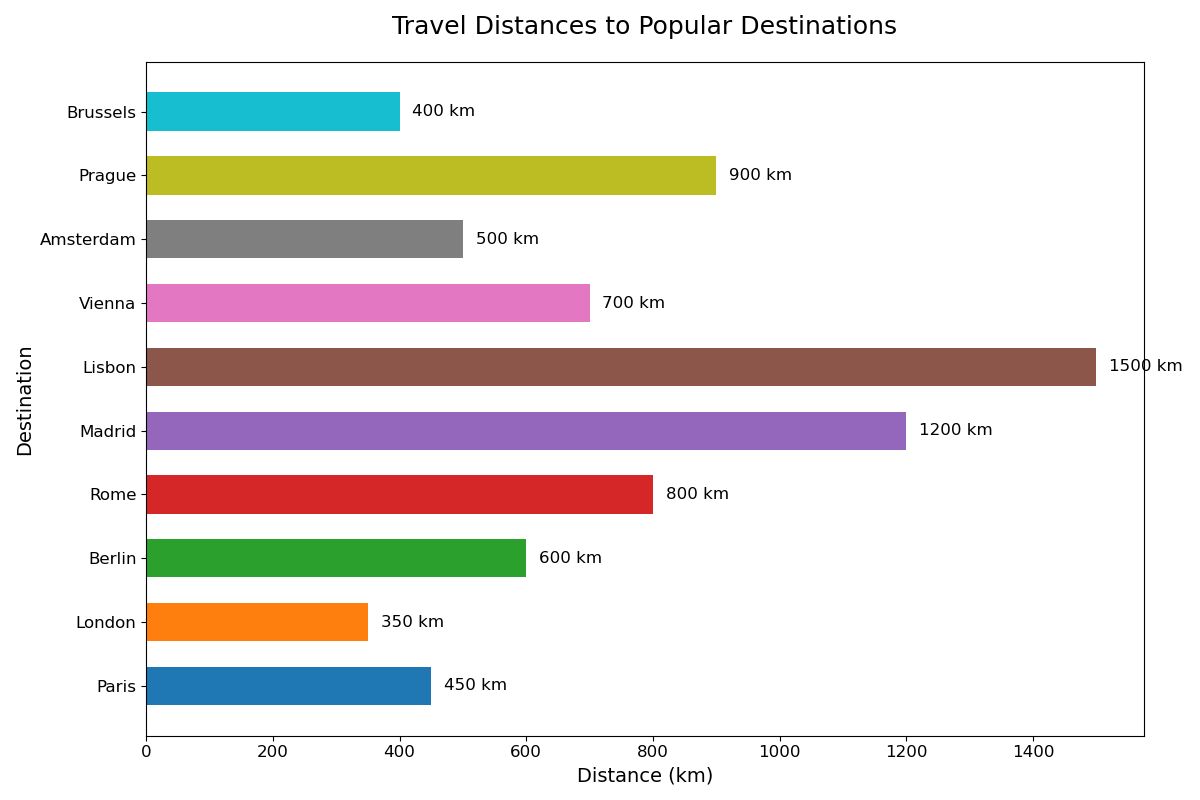

Write the Python code that produced this figure.

import matplotlib.pyplot as plt

destinations = ["Paris", "London", "Berlin", "Rome", "Madrid", "Lisbon", "Vienna", "Amsterdam", "Prague", "Brussels"]
distances = [450, 350, 600, 800, 1200, 1500, 700, 500, 900, 400]

fig, ax = plt.subplots(figsize=(12, 8))

bars = ax.barh(destinations, distances, height=0.6, color=['#1F77B4', '#FF7F0E', '#2CA02C', '#D62728', '#9467BD', '#8C564B', '#E377C2', '#7F7F7F', '#BCBD22', '#17BECF'])

ax.set_title('Travel Distances to Popular Destinations', fontsize=18, pad=20)
ax.set_xlabel('Distance (km)', fontsize=14)
ax.set_ylabel('Destination', fontsize=14)

ax.xaxis.set_tick_params(labelsize=12)
ax.yaxis.set_tick_params(labelsize=12)

for bar in bars:
    width = bar.get_width()
    ax.text(width + 20, bar.get_y() + bar.get_height()/2, f'{width} km', va='center', ha='left', fontsize=12)

plt.tight_layout()
plt.show()
